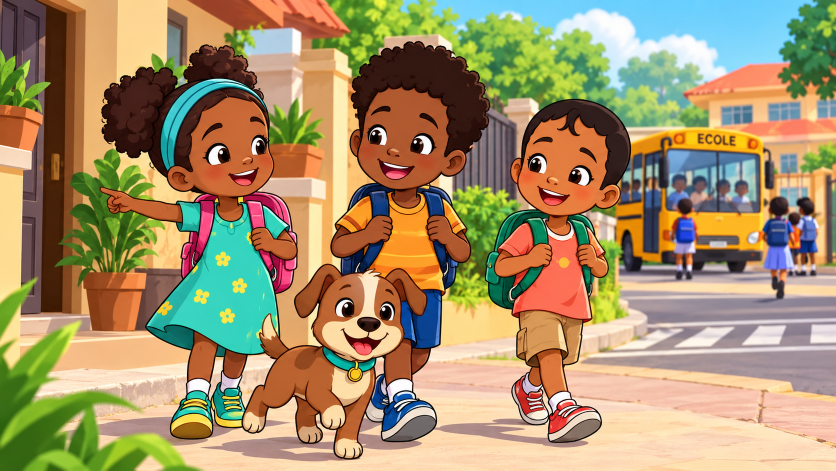
#> input picture reference/characters_reference.png, 1672 x 941 px (shown at 1/2 size)
$ python animate_reference_scene.py
#> lines starting #> are read from the running program, lines starting #| are printed output that depends on the picture
from pathlib import Path
import subprocess

from PIL import Image


REFERENCE = Path("reference/characters_reference.png")
OUTPUT_DIR = Path("output/animated_test")
OUTPUT = OUTPUT_DIR / "scene_01.mp4"

WIDTH = 1280
HEIGHT = 720
FPS = 30
DURATION = 5


def get_ffmpeg():
    try:
        import imageio_ffmpeg
        return imageio_ffmpeg.get_ffmpeg_exe()
    except Exception:
        return "ffmpeg"


def main():
    if not REFERENCE.exists():
        raise RuntimeError(
            f"Référence introuvable : {REFERENCE}"
        )

    OUTPUT_DIR.mkdir(
        parents=True,
        exist_ok=True,
    )

    print("🖼️ Vérification de la référence...")

    image = Image.open(REFERENCE).convert("RGB")
#> image is the input picture: PIL image 1672x941 RGB; mean R, G, B 164.4, 144.8, 106.8

    # Le fichier généré est déjà en format paysage.
    # On le prépare en 1280x720 pour le pipeline.
    image = image.resize(
        (WIDTH, HEIGHT),
        Image.Resampling.LANCZOS,
    )
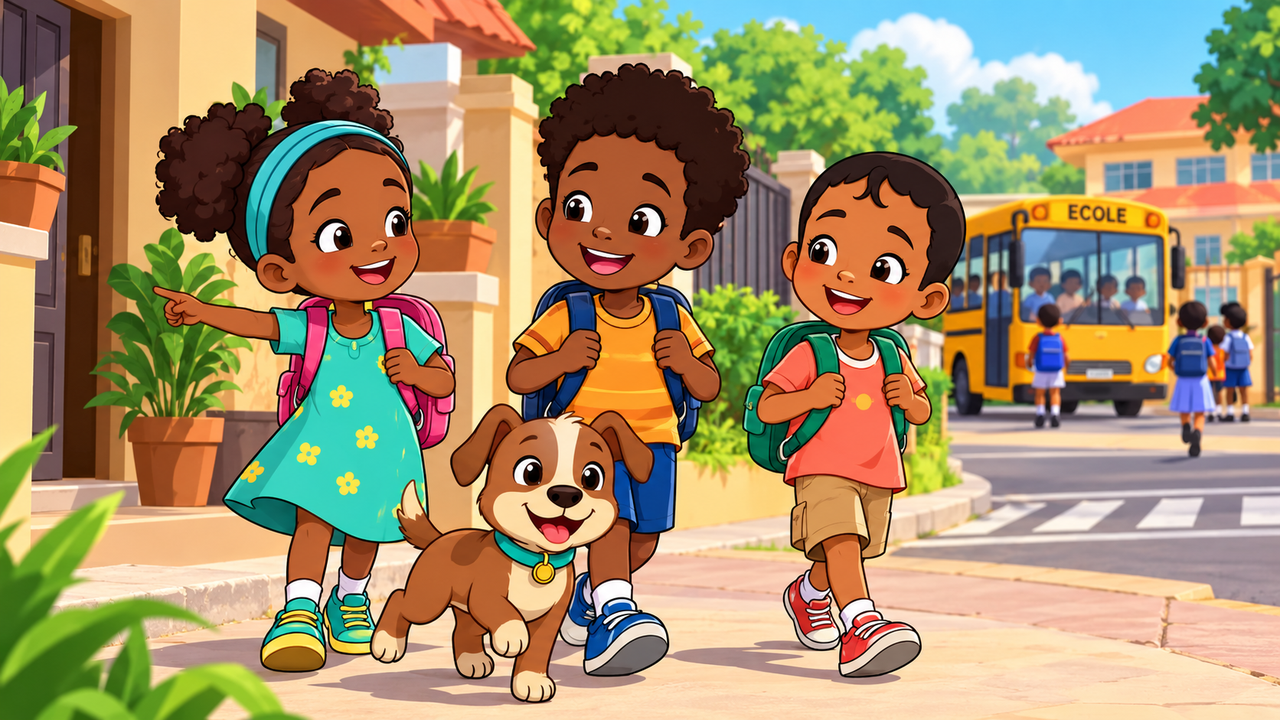
#> image: PIL image 1280x720 RGB; mean R, G, B 164.4, 144.9, 106.9

    prepared = OUTPUT_DIR / "reference_1280x720.png"
    image.save(
        prepared,
        "PNG",
        optimize=True,
    )

    print(f"✅ Image préparée : {prepared}")

    ffmpeg = get_ffmpeg()

    print("🎬 Création d'une animation test de 5 secondes...")

    filter_complex = (
        "zoompan="
        "z='min(zoom+0.0008,1.06)':"
        "x='iw/2-(iw/zoom/2)':"
        "y='ih/2-(ih/zoom/2)':"
        f"d={FPS*DURATION}:"
        f"s={WIDTH}x{HEIGHT}:"
        f"fps={FPS},"
        "format=yuv420p"
    )

    cmd = [
        ffmpeg,
        "-y",
        "-loop",
        "1",
        "-i",
        str(prepared),
        "-vf",
        filter_complex,
        "-t",
        str(DURATION),
        "-an",
        "-c:v",
        "libx264",
        "-preset",
        "veryfast",
        "-crf",
        "20",
        "-pix_fmt",
        "yuv420p",
        str(OUTPUT),
    ]

    result = subprocess.run(
        cmd,
        capture_output=True,
        text=True,
    )

    if result.returncode != 0:
        print(result.stdout)
        print(result.stderr)
        raise RuntimeError("❌ FFmpeg a échoué")

    if not OUTPUT.exists() or OUTPUT.stat().st_size == 0:
        raise RuntimeError("❌ Vidéo non créée")

    print("✅ SCÈNE 01 ANIMÉE")
    print(f"🎬 Fichier : {OUTPUT}")
    print(f"⏱️ Durée : {DURATION}s")
    print(f"📐 Résolution : {WIDTH}x{HEIGHT}")


if __name__ == "__main__":
    main()
#> (the call stopped at in get_ffmpeg, `return imageio_ffmpeg.get_ffmpeg_exe()`: imageio_ffmpeg is not available in this run)
